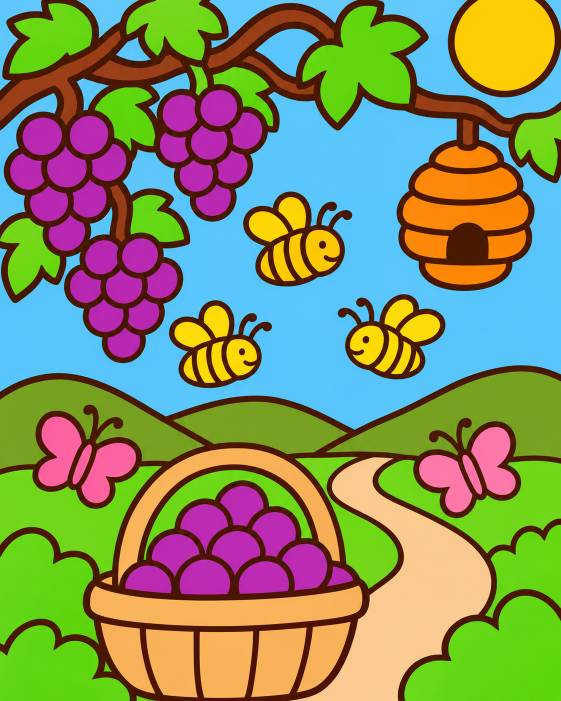
#> input picture ArtSource/Chapter1/_source/original.png, 1122 x 1402 px, found by its file name (shown at 1/2 size)
$ python ArtLineFix.py ../../ArtSource/Chapter1/_source/original.png
#> lines starting #> are read from the running program, lines starting #| are printed output that depends on the picture
# (기록용 — 2026-11-18 한 번 실행, 다시 실행하지 않는다) 챕터 4 완성 그림의 끊긴 선 보정
# python AgentScripts/Setup/ArtLineFix.py [--apply]  — --apply 없이는 Builds/ArtIssue/Chapter4_fixed.png만 쓴다(원본은 그대로)
# 고치기 전 원본은 git 커밋 5cd1b35의 ArtSource/Chapter4/_source/original.png
#
# 왜: ArtSplit은 선으로 닫힌 영역 하나를 한 단계에 넣는다. 원본에서 선이 닫히지 않은 곳은 두 소재가 한 영역이 되어 같은 단계에서 칠해졌다(사용자 플레이 의견 2026-11-18).
# 방법: 끊긴 선의 끝을 원본과 같은 색 · 굵기의 선분으로 잇는다.
# 챕터 2는 같은 날 사용자가 새 그림으로 바꿨다(ArtSource/Chapter2/_source/original.png) — 여기서 고치지 않는다
import os
import sys

import cv2
import numpy as np
from PIL import Image

ROOT = os.path.dirname(os.path.dirname(os.path.dirname(os.path.abspath(__file__))))
LINE_L = 68   # split.json의 lineL


class Picture:
    def __init__(self, chapter):
#> called with chapter = 4
        self.chapter = chapter
        self.path = os.path.join(ROOT, 'ArtSource', f'Chapter{chapter}', '_source', 'original.png')
        self.rgb = np.array(Image.open(self.path).convert('RGB'))
#> self.rgb is the input picture: shape (1402, 1122, 3); mean R, G, B 131.5, 142.5, 96.9
        light = cv2.cvtColor(self.rgb, cv2.COLOR_RGB2LAB)[..., 0].astype(np.float32)
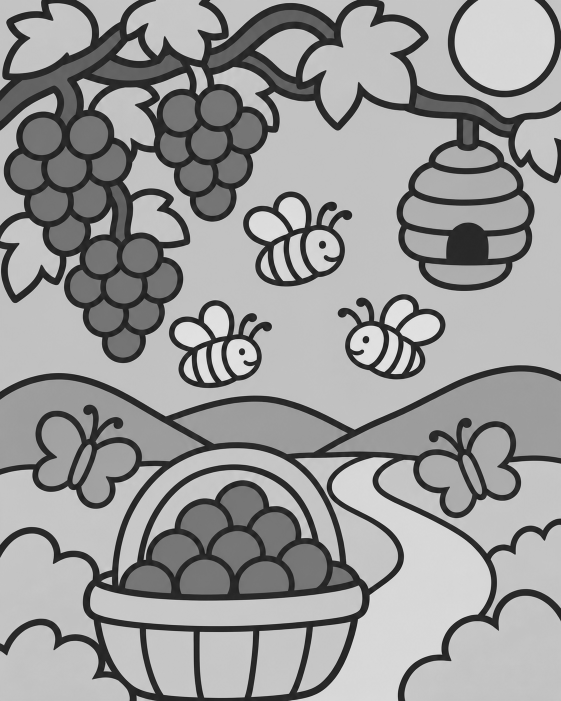
#> light: shape (1402, 1122) float32 (shown at 1/2 size); min 9, max 248, mean 152.5
        self.color = np.median(self.rgb[light < LINE_L * 0.75], axis=0).astype(np.uint8)   # 선 색(ArtSplit과 같은 방법)
#> self.color = [72, 23, 1]
        width = cv2.distanceTransform((light < LINE_L).astype(np.uint8), cv2.DIST_L2, 5)
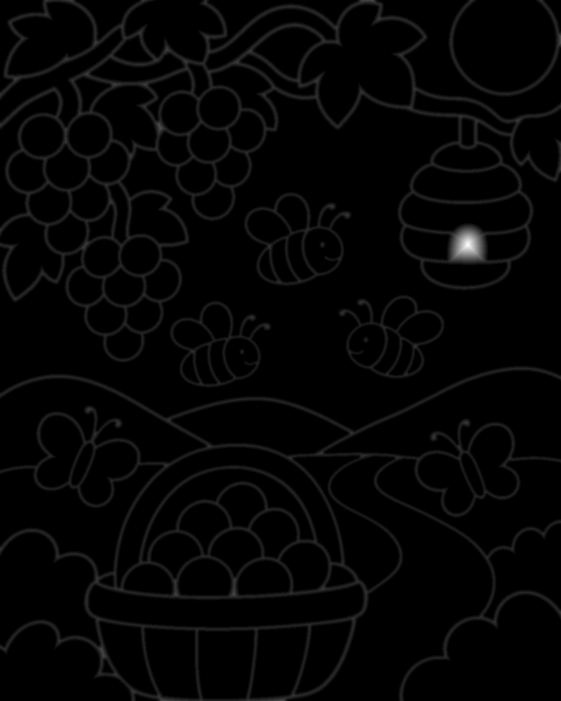
#> width: shape (1402, 1122) float32 (shown at 1/2 size); min 0, max 41.15, mean 0.7; drawn with min black and max white
        ridge = (width == cv2.dilate(width, np.ones((3, 3)))) & (width > 2)
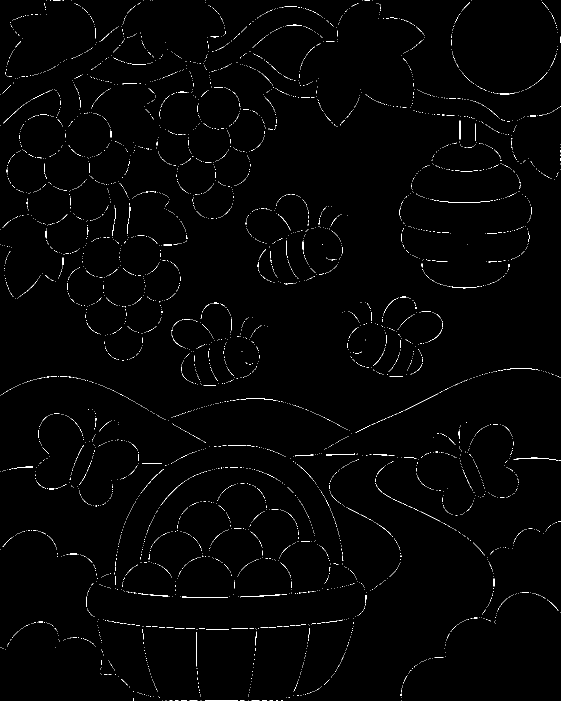
#> ridge: shape (1402, 1122) bool (shown at 1/2 size); 0.98% white in thin lines or dots
        self.half = float(np.median(width[ridge]))                                         # 선 굵기의 절반
#> self.half = 6

    def stroke(self, x0, y0, x1, y1, label=''):
        # (x0, y0) → (x1, y1) 선분을 원본과 같은 색 · 굵기(끝은 둥글게)로 긋는다
#> called with x0 = 320, y0 = 289, x1 = 311, y1 = 277, label = '빨간 단풍 아래 윤곽선을 가지에 잇기'
        ys, xs = np.mgrid[0:self.rgb.shape[0], 0:self.rgb.shape[1]].astype(np.float32)
        dx, dy = x1 - x0, y1 - y0
        t = np.clip(((xs - x0) * dx + (ys - y0) * dy) / max(dx * dx + dy * dy, 1e-6), 0, 1)
        dist = np.hypot(xs - (x0 + t * dx), ys - (y0 + t * dy))
        a = np.clip(self.half + 0.5 - dist, 0, 1)[..., None]
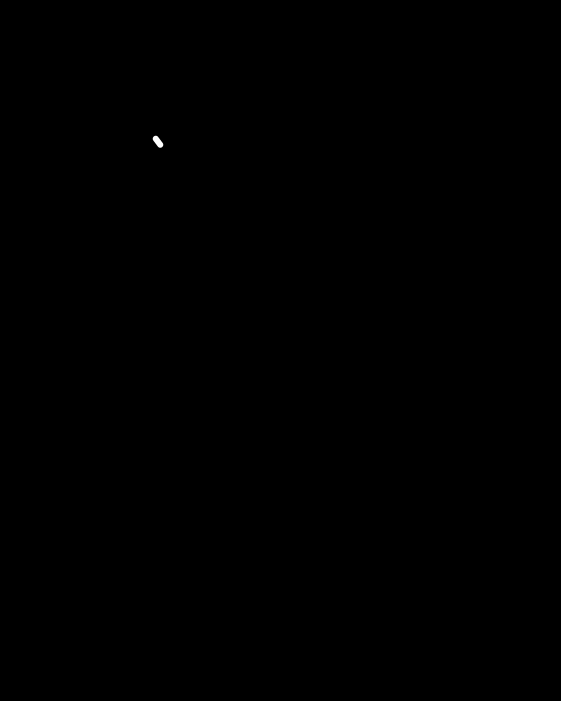
#> a: shape (1402, 1122, 1) float32 (shown at 1/2 size); min 0, max 1, mean 0.000186
        self.rgb = np.round(self.rgb * (1 - a) + np.float32(self.color) * a).astype(np.uint8)
        print(f'챕터 {self.chapter} 선 — {label}: ({x0}, {y0}) → ({x1}, {y1})')

    def save(self, apply):
        out = self.path if apply else os.path.join(ROOT, 'Builds', 'ArtIssue', f'Chapter{self.chapter}_fixed.png')
        os.makedirs(os.path.dirname(out), exist_ok=True)
        Image.fromarray(self.rgb).save(out, optimize=True)
        print('→', out)


def main(apply):
    # 챕터 4 가을 숲길 — 왼쪽 나무의 빨간 단풍 덩어리: 아래 윤곽선의 끝(319, 286)이 가지 윤곽선에 닿지 않아 노을과 한 영역이었다 → 잇는다
    p = Picture(4)
    p.stroke(320, 289, 311, 277, label='빨간 단풍 아래 윤곽선을 가지에 잇기')
    p.save(apply)


if __name__ == '__main__':
    main('--apply' in sys.argv)

$ run again, with ArtSource/Chapter4/_source/original.png copied over ArtSource/Chapter1/_source/original.png
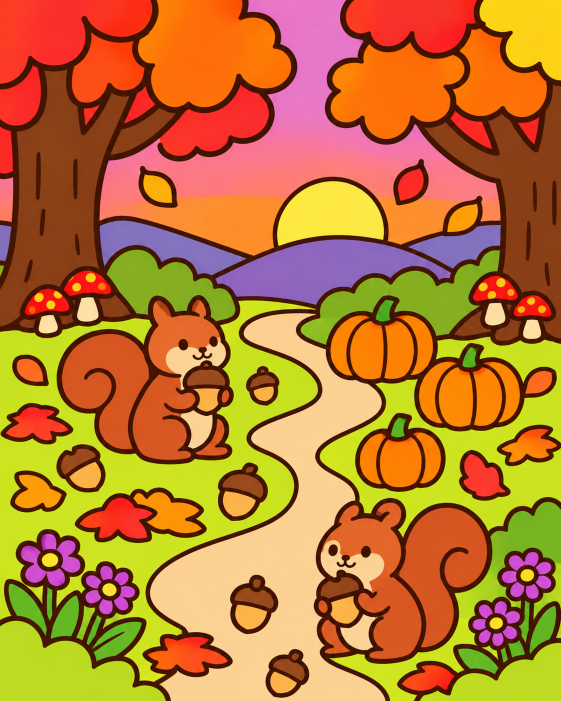
#> input picture ArtSource/Chapter4/_source/original.png, 1122 x 1402 px, found by its file name (shown at 1/2 size)
#> in __init__, self.rgb is the input picture: shape (1402, 1122, 3); mean R, G, B 186.1, 120.3, 50.5
#> in __init__, `light = cv2.cvtColor(self.rgb, cv2.COLOR_RGB2LAB)[..., 0].astype(np.fl..`:
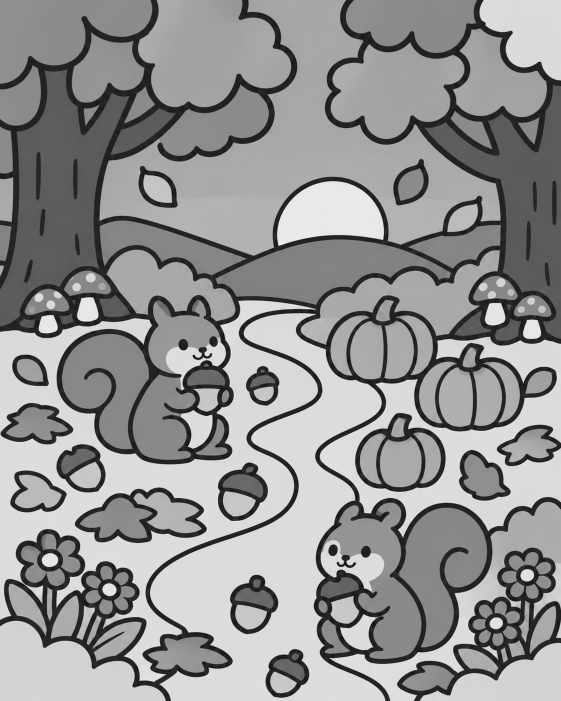
#> light: shape (1402, 1122) float32 (shown at 1/2 size); min 8, max 248, mean 146.4
#> self.color = [66, 19, 1]
#> in __init__, `ridge = (width == cv2.dilate(width, np.ones((3, 3)))) & (width > 2)`:
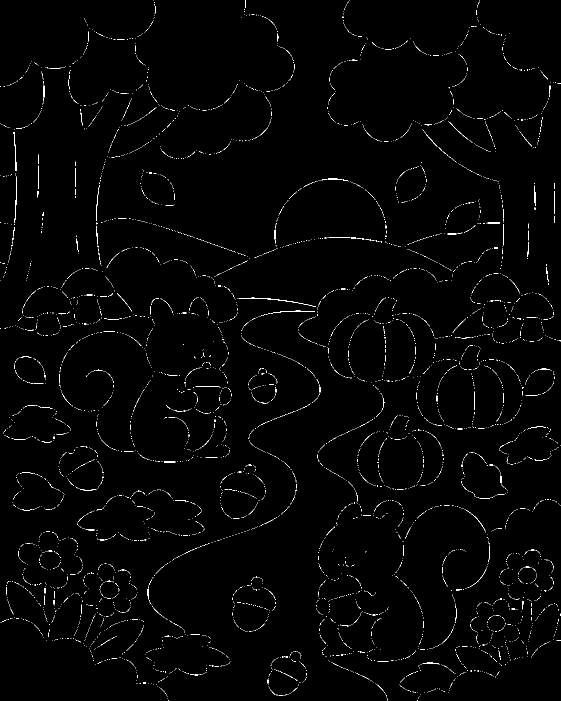
#> ridge: shape (1402, 1122) bool (shown at 1/2 size); 1.1% white in thin lines or dots
#> self.half = 4.39

$ run again, with ArtSource/Chapter2/_source/original.png copied over ArtSource/Chapter1/_source/original.png
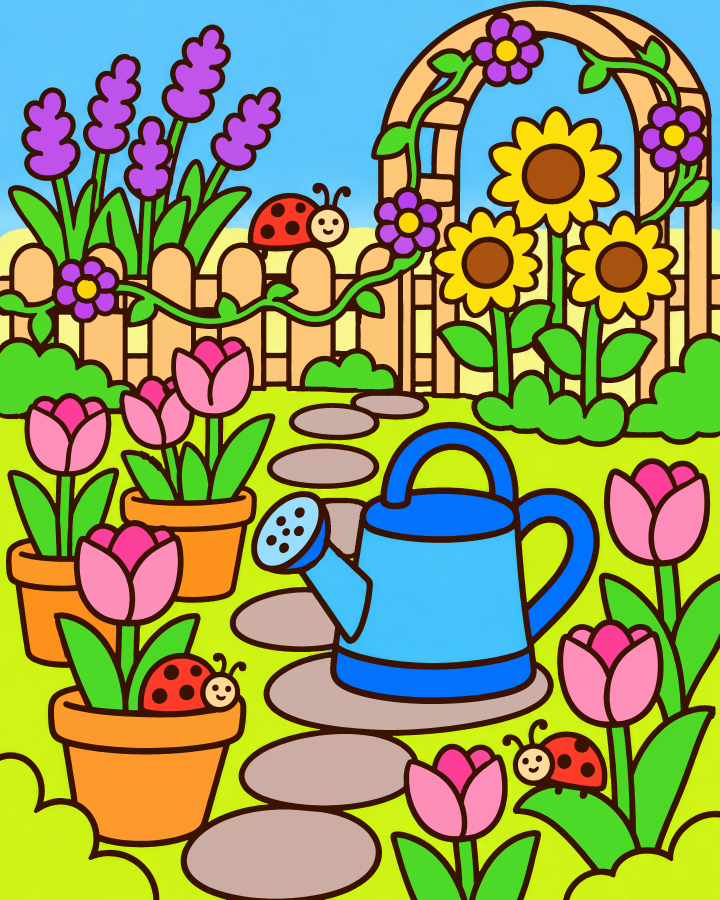
#> input picture ArtSource/Chapter2/_source/original.png, 2160 x 2700 px, found by its file name (shown at 1/3 size)
#> in __init__, `light = cv2.cvtColor(self.rgb, cv2.COLOR_RGB2LAB)[..., 0].astype(np.fl..`:
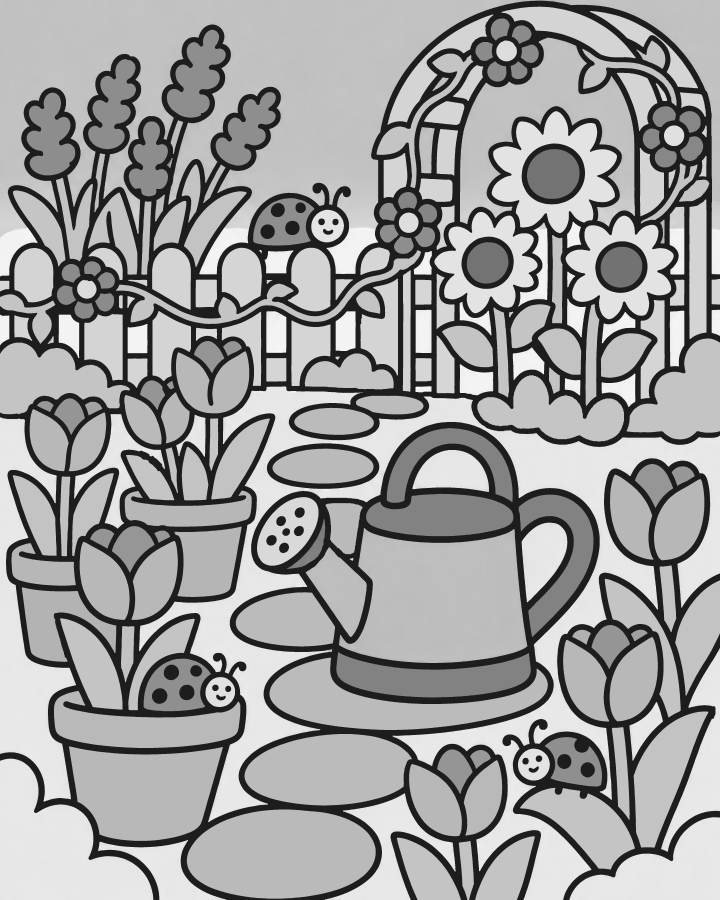
#> light: shape (2700, 2160) float32 (shown at 1/3 size); min 28, max 251, mean 158.8
#> self.color = [58, 18, 1]
#> in __init__, `ridge = (width == cv2.dilate(width, np.ones((3, 3)))) & (width > 2)`:
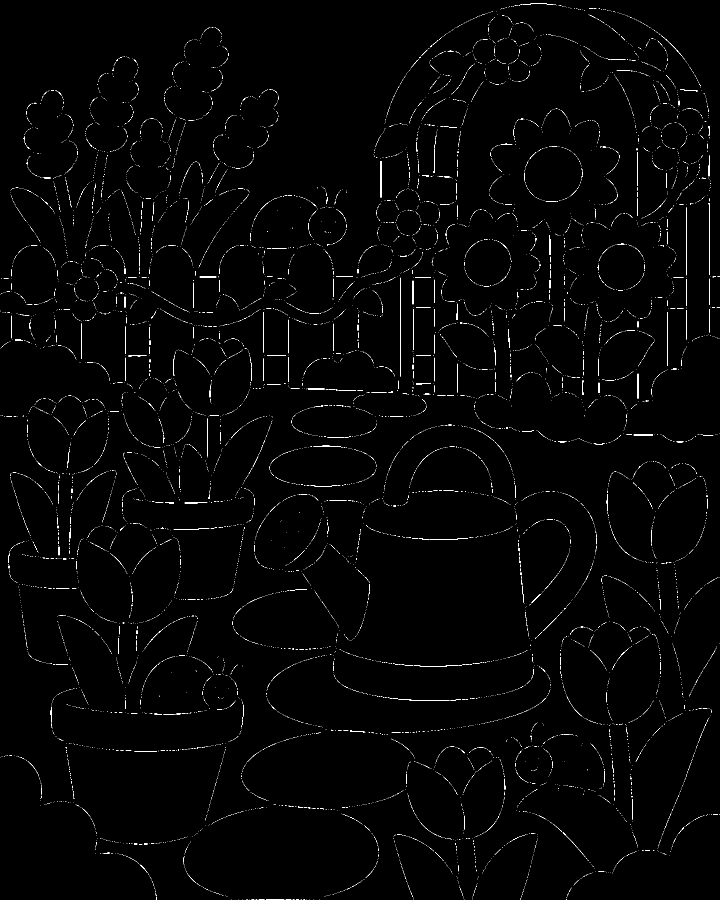
#> ridge: shape (2700, 2160) bool (shown at 1/3 size); 0.75% white in thin lines or dots
#> self.half = 8
